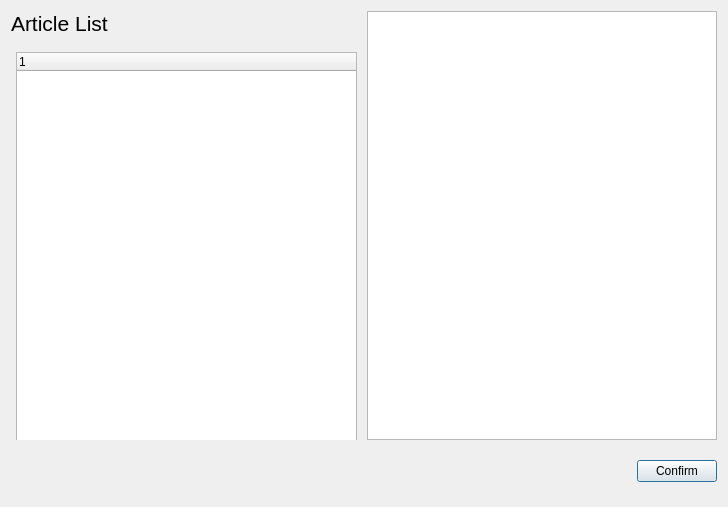
<?xml version="1.0" encoding="UTF-8"?>
<ui version="4.0">
 <class>ChooseArticleDialog</class>
 <widget class="QDialog" name="ChooseArticleDialog">
  <property name="geometry">
   <rect>
    <x>0</x>
    <y>0</y>
    <width>728</width>
    <height>507</height>
   </rect>
  </property>
  <property name="windowTitle">
   <string>Choose Article</string>
  </property>
  <layout class="QVBoxLayout" name="verticalLayout_2">
   <item>
    <layout class="QHBoxLayout" name="horizontalLayout" stretch="1,1">
     <item>
      <layout class="QVBoxLayout" name="verticalLayout" stretch="0,1">
       <item>
        <widget class="QLabel" name="label">
         <property name="font">
          <font>
           <pointsize>16</pointsize>
          </font>
         </property>
         <property name="text">
          <string>Article List</string>
         </property>
        </widget>
       </item>
       <item>
        <widget class="QFrame" name="frame">
         <property name="styleSheet">
          <string notr="true">#frame{border:1px solid #eee} </string>
         </property>
         <property name="frameShape">
          <enum>QFrame::StyledPanel</enum>
         </property>
         <property name="frameShadow">
          <enum>QFrame::Raised</enum>
         </property>
         <widget class="QTreeWidget" name="treeWidget">
          <property name="geometry">
           <rect>
            <x>5</x>
            <y>10</y>
            <width>341</width>
            <height>391</height>
           </rect>
          </property>
          <column>
           <property name="text">
            <string notr="true">1</string>
           </property>
          </column>
         </widget>
        </widget>
       </item>
      </layout>
     </item>
     <item>
      <widget class="QTextBrowser" name="textBrowser"/>
     </item>
    </layout>
   </item>
   <item>
    <layout class="QHBoxLayout" name="horizontalLayout_2">
     <item>
      <widget class="QPushButton" name="pushButtonFolder">
       <property name="minimumSize">
        <size>
         <width>50</width>
         <height>50</height>
        </size>
       </property>
       <property name="maximumSize">
        <size>
         <width>50</width>
         <height>50</height>
        </size>
       </property>
       <property name="text">
        <string/>
       </property>
       <property name="icon">
        <iconset resource="qrc.qrc">
         <normaloff>:/icon/icons8-folder-50.png</normaloff>:/icon/icons8-folder-50.png</iconset>
       </property>
       <property name="iconSize">
        <size>
         <width>25</width>
         <height>25</height>
        </size>
       </property>
       <property name="flat">
        <bool>true</bool>
       </property>
      </widget>
     </item>
     <item>
      <spacer name="horizontalSpacer">
       <property name="orientation">
        <enum>Qt::Horizontal</enum>
       </property>
       <property name="sizeHint" stdset="0">
        <size>
         <width>40</width>
         <height>20</height>
        </size>
       </property>
      </spacer>
     </item>
     <item>
      <widget class="QPushButton" name="pushButtonConfirm">
       <property name="text">
        <string>Confirm</string>
       </property>
       <property name="default">
        <bool>true</bool>
       </property>
       <property name="flat">
        <bool>false</bool>
       </property>
      </widget>
     </item>
    </layout>
   </item>
  </layout>
 </widget>
 <resources>
  <include location="qrc.qrc"/>
 </resources>
 <connections/>
</ui>
